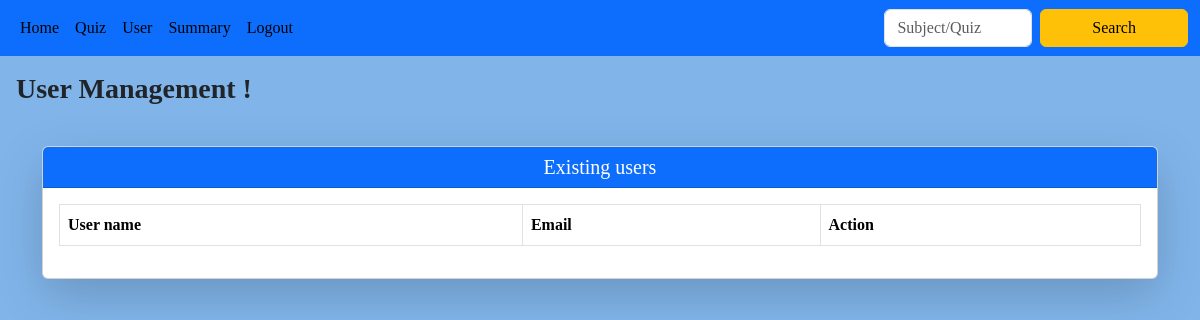
/admin_user/0, run on an earlier commit of the app's database.
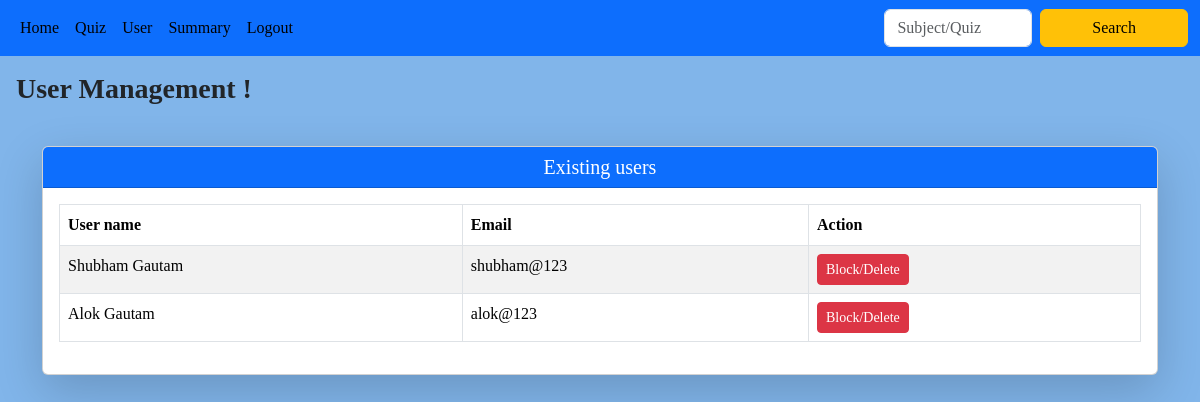
And on a later commit of the database.
### backend/models.py (models this page shows)
class User_Info(db.Model):
    __tablename__ = "user_info"
    id = db.Column(db.Integer, primary_key=True)
    email = db.Column(db.String(), unique=True, nullable=False)
    password = db.Column(db.String(), nullable=False)
    role = db.Column(db.Integer, default=1)
    full_name = db.Column(db.String(), nullable=False)
    qualification = db.Column(db.String(), nullable=False)
    dob = db.Column(db.Date, nullable=False)
    scores = db.relationship("Score", cascade="all,delete-orphan", backref="user_info", lazy=True)

### backend/controller.py (the view)
@app.route("/admin_user/<id>")
def usr(id):
    users=User_Info.query.all()
    return render_template("admin_usr.html" ,id=id ,users=users)

### templates/admin_usr.html
{% extends "admin_layout.html" %}
{% block content %}
<h3 class="p-3" style="font-family: 'Times New Roman', Times, serif; font-weight: bold;">
    User Management !
</h3>
<div class="container mt-4">
    {% if users %}
        <div class="card shadow-lg">
            <div class="card-header text-center bg-primary text-white">
                <h5 class="card-title mb-0">Existing users</h5>
            </div>
            <div class="card-body">
                <div class="table-responsive">
                    <table class="table table-bordered table-striped">
                        <thead class="thead-dark">
                            <tr>
                                <th>User name</th>
                                <th>Email</th>
                                <th>Action</th>
                            </tr>
                        </thead>
                        <tbody>
                        {%for user in users %}
                            {%if user.role==1%}
                            <tr>
                                <td>{{ user.full_name }}</td>
                                <td>{{ user.email}}</td>
                                <td>
                                    <a href="/delete_user?user_id={{user.id}}&id={{id}}" class="btn btn-sm btn-danger">Block/Delete</a>
                                </td>
                            </tr>
                            {%endif%}
                        {%endfor%}
                        </tbody>
                    </table>
            </div>
        </div>
    {% else %}
        <div class="alert alert-info text-center mt-4">
            <h5>No users are exist</h5>
        </div>
    {% endif %}
   </div>
{% endblock %}

What changed in the data, as far as the page shows it:
added User_Info: full_name "Shubham Gautam", email "shubham@123"
added User_Info: full_name "Alok Gautam", email "alok@123"
